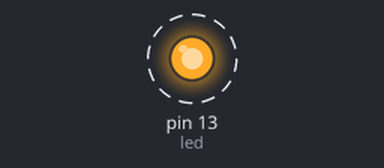
Bench run of a sketch on a simulated Arduino Uno, built with avr-gcc and run on an emulated ATmega328P. Parts: output pins drawn as LEDs (lit = HIGH). Dashed ring = blinking.

Above: at 0.5 s.
Timing chart, 0 to 4.6 s (numbered marks = the images above):
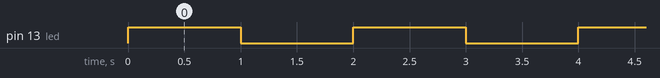

Measured:
- by itself, pin 13 (led): alternates HIGH for 1.0 s and LOW for 1.0 s

The sketch:

_00-un-led.ino
```cpp
int const led = 13;
int const tiempo = 1000;

void setup() {
  pinMode(led, OUTPUT);
}

void loop() {
  digitalWrite(led, HIGH);
  delay(tiempo);
  digitalWrite(led, LOW);
  delay(tiempo);
}
/*
  Contar del entorno
  Primero directo con nro de pin, 13.
  Agregar variables globales.
  Transformarlas en constante.
*/
```
